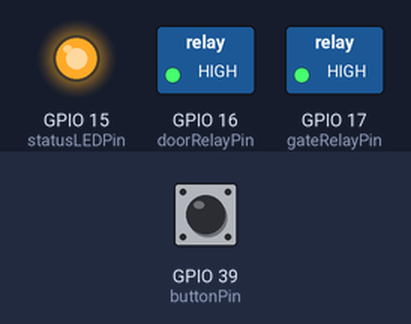
A sketch run on a simulated ESP32. On the bench: switched loads named in the sketch (green lamp = pin HIGH), output pins drawn as LEDs (lit = HIGH). The test bench sets the inputs (shaded band); at power-on: GPIO 39 (buttonPin) HIGH. WiFi joins after 1.5 s; servers stay silent unless stated; not simulated (calls return 0 or success): secrets.h.

Above: at 5.15 s.
At 10.0 s:
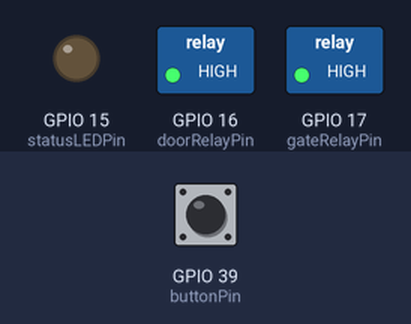
Timing chart, 0 to 11.2 s (numbered marks = the images above):
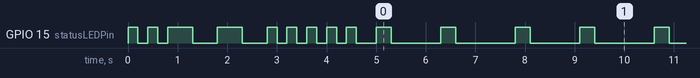

The sketch:

km12_door_opener.ino
```cpp
#include <WiFi.h>
#include <WiFiClientSecure.h>
#include <HTTPClient.h>
#include "secrets.h"

const char* ssid = WIFI_SSID;
const char* password = WIFI_PASSWORD;
const char* serverUrl = SERVER_URL;
const char* apiToken = API_TOKEN;

// Pins
const int statusLEDPin = 15;
const int doorRelayPin = 16;
const int gateRelayPin = 17;
const int buttonPin = 39;

WiFiClientSecure secured_client;

unsigned long lastTimeBotRan = 0;
const unsigned long botInterval = 2000;

bool isDoorOpen = false;
unsigned long doorOpenStartTime = 0;
const unsigned long doorOpenDuration = 10000;

bool isGateOpen = false;
bool gateNextOpen = true;

bool lastButtonState = LOW;
unsigned long buttonPressStart = 0;
bool buttonPressed = false;

bool waitingForTelegram = true;
bool firstMessageHandled = false;
bool hasSaidLabrit = false;

unsigned long ignoreButtonUntil = 0;  // ignore doorbell after gate trigger

unsigned long lastUpdateReceivedTime = 0;
const unsigned long updateTimeout = 5UL * 60 * 1000; // 5 minutes

String apiJsonString(const String& json, const char* key) {
  String search = String("\"") + key + "\":\"";
  int start = json.indexOf(search);
  if (start < 0) {
    return "";
  }
  start += search.length();
  int end = json.indexOf('"', start);
  if (end < 0) {
    return "";
  }
  return json.substring(start, end);
}

void blinkPattern(int times, int delayMs = 200) {
  for (int i = 0; i < times; i++) {
    digitalWrite(statusLEDPin, HIGH);
    delay(delayMs);
    digitalWrite(statusLEDPin, LOW);
    delay(delayMs);
  }
}

void blinkWhile(bool (*condition)(), int interval = 500) {
  while (condition()) {
    digitalWrite(statusLEDPin, HIGH);
    delay(interval);
    digitalWrite(statusLEDPin, LOW);
    delay(interval);
  }
}

bool isWiFiConnecting() {
  return WiFi.status() != WL_CONNECTED;
}

void setup() {
  pinMode(statusLEDPin, OUTPUT);
  pinMode(doorRelayPin, OUTPUT);
  pinMode(gateRelayPin, OUTPUT);
  pinMode(buttonPin, INPUT_PULLUP);
  digitalWrite(statusLEDPin, LOW);

  digitalWrite(doorRelayPin, HIGH);
  digitalWrite(gateRelayPin, HIGH);

  Serial.begin(115200);
  blinkPattern(2); // Startup

  WiFi.begin(ssid, password);
  blinkWhile(isWiFiConnecting, 500);
  blinkPattern(5); // Wi-Fi connected

  secured_client.setInsecure();

  lastUpdateReceivedTime = millis();
}

void handleUpdates() {
  if (WiFi.status() != WL_CONNECTED) {
    return;
  }

  String url = String(serverUrl) + "/api/door-opener/poll";
  HTTPClient http;
  http.begin(secured_client, url);
  http.addHeader("Authorization", String("Bearer ") + apiToken);

  int httpCode = http.GET();

  if (httpCode == 200) {
    lastUpdateReceivedTime = millis();

    if (!hasSaidLabrit) {
      hasSaidLabrit = true;
      blinkPattern(3, 150); // API connected
    }

    String payload = http.getString();
    http.end();

    String command = apiJsonString(payload, "command");

    if (command != "" && !firstMessageHandled) {
      firstMessageHandled = true;
      waitingForTelegram = false;
    }

    if (command == "door") {
      digitalWrite(doorRelayPin, LOW);
      digitalWrite(statusLEDPin, HIGH);
      isDoorOpen = true;
      doorOpenStartTime = millis();
    }
    else if (command == "gate") {
      digitalWrite(gateRelayPin, LOW);
      delay(1000);
      digitalWrite(gateRelayPin, HIGH);

      ignoreButtonUntil = millis() + 30000;  // ignore button after gate trigger
    }
  } else {
    http.end();

    if (millis() - lastUpdateReceivedTime > updateTimeout) {
      lastUpdateReceivedTime = millis();
      Serial.println("Poll timeout — still waiting for API");
    }
  }
}

void loop() {
  if (WiFi.status() == WL_CONNECTED) {
    if (millis() - lastTimeBotRan > botInterval) {
      handleUpdates();
      lastTimeBotRan = millis();
    }

    if (isDoorOpen && millis() - doorOpenStartTime > doorOpenDuration) {
      digitalWrite(doorRelayPin, HIGH);
      digitalWrite(statusLEDPin, LOW);
      isDoorOpen = false;
    }

    // Only check button if we're outside the ignore window
    if (millis() > ignoreButtonUntil) {
      bool currentButtonState = digitalRead(buttonPin);
      if (lastButtonState == LOW && currentButtonState == HIGH) {
        buttonPressStart = millis();
        buttonPressed = true;
      }
      if (lastButtonState == HIGH && currentButtonState == LOW && buttonPressed) {
        if (millis() - buttonPressStart >= 350) {
          String url = String(serverUrl) + "/api/door-opener/doorbell";
          HTTPClient http;
          http.begin(secured_client, url);
          http.addHeader("Authorization", String("Bearer ") + apiToken);
          http.addHeader("Content-Type", "application/json");
          http.POST("{}");
          http.end();
        }
        buttonPressed = false;
      }
      lastButtonState = currentButtonState;
    }
  }

  if (waitingForTelegram && !firstMessageHandled) {
    digitalWrite(statusLEDPin, HIGH);
    delay(300);
    digitalWrite(statusLEDPin, LOW);
    delay(1000);
  }
}
```

Measured:
- by itself, GPIO 15 (statusLEDPin): HIGH → LOW at 0.20 s, → HIGH 0.20 s later, → LOW 0.20 s later, → HIGH 0.20 s later, … (197 changes in this stretch)
- by itself, everything shown: repeats every 2.8 s, in 4 steps
